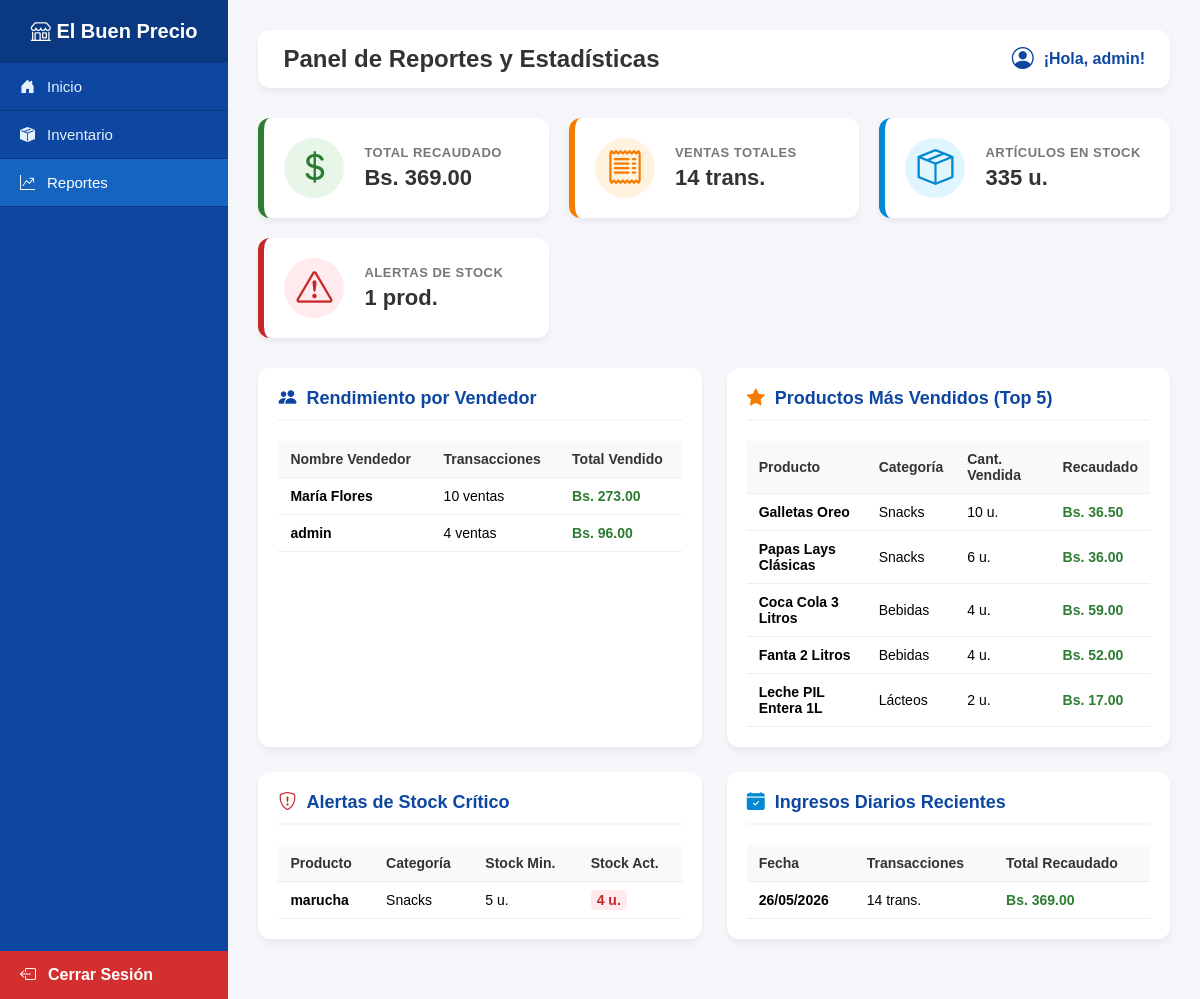
Screenshot of /modulos/reportes/index.php (signed in) with the database file from the repository.
### tables this page shows
CREATE TABLE `producto` (
  `id_producto` int NOT NULL AUTO_INCREMENT,
  `id_categoria` int NOT NULL,
  `id_proveedor` int NOT NULL,
  `nombre` varchar(150) NOT NULL,
  `descripcion` varchar(255) DEFAULT NULL,
  `precio_venta` decimal(10,2) NOT NULL,
  `precio_compra` decimal(10,2) NOT NULL,
  `stock_actual` int NOT NULL DEFAULT '0',
  `stock_minimo` int NOT NULL DEFAULT '0',
  `estado` tinyint(1) NOT NULL DEFAULT '1',
  `fecha_registro` datetime NOT NULL DEFAULT CURRENT_TIMESTAMP,
  PRIMARY KEY (`id_producto`),
  KEY `id_categoria` (`id_categoria`),
  KEY `id_proveedor` (`id_proveedor`),
  CONSTRAINT `producto_ibfk_1` FOREIGN KEY (`id_categoria`) REFERENCES `categoria` (`id_categoria`),
  CONSTRAINT `producto_ibfk_2` FOREIGN KEY (`id_proveedor`) REFERENCES `proveedor` (`id_proveedor`)
);

CREATE TABLE `categoria` (
  `id_categoria` int NOT NULL AUTO_INCREMENT,
  `nombre` varchar(100) NOT NULL,
  `descripcion` varchar(150) DEFAULT NULL,
  `estado` tinyint(1) NOT NULL DEFAULT '1',
  PRIMARY KEY (`id_categoria`)
);

### modulos/reportes/index.php (the view, shortened to what this page needs)
<?php
require_once '../../config/conexion.php';
$nombre_usuario = $_SESSION['nombre'];
try {
    $kpi_ventas_stmt = $pdo->prepare("SELECT SUM(total) AS total_recaudado, COUNT(*) AS total_ventas FROM venta");
    $kpi_ventas_stmt->execute();
    $kpi_ventas = $kpi_ventas_stmt->fetch();
    $kpi_stock_stmt = $pdo->prepare("SELECT SUM(stock_actual) AS total_stock FROM producto WHERE estado = 1");
    $kpi_stock_stmt->execute();
    $kpi_stock = $kpi_stock_stmt->fetch();
    $kpi_alertas_stmt = $pdo->prepare("SELECT COUNT(*) AS total_alertas FROM producto WHERE stock_actual <= stock_minimo AND estado = 1");
    $kpi_alertas_stmt->execute();
    $kpi_alertas = $kpi_alertas_stmt->fetch();
    $ventas_vendedor_stmt = $pdo->prepare("
        SELECT u.nombre AS vendedor, SUM(v.total) AS total_vendido, COUNT(v.id_venta) AS ventas_realizadas
        FROM venta v
        INNER JOIN usuario u ON v.id_usuario = u.id_usuario
        GROUP BY v.id_usuario
        ORDER BY total_vendido DESC
    ");
    $ventas_vendedor_stmt->execute();
    $ventas_vendedor = $ventas_vendedor_stmt->fetchAll();
    $productos_mas_vendidos_stmt = $pdo->prepare("
        SELECT p.nombre AS producto, c.nombre AS categoria, SUM(dv.cantidad) AS total_unidades, SUM(dv.subtotal) AS total_recaudado
        FROM detalle_venta dv
        INNER JOIN producto p ON dv.id_producto = p.id_producto
        INNER JOIN categoria c ON p.id_categoria = c.id_categoria
        GROUP BY dv.id_producto
        ORDER BY total_unidades DESC
        LIMIT 5
    ");
    $productos_mas_vendidos_stmt->execute();
    $productos_mas_vendidos = $productos_mas_vendidos_stmt->fetchAll();
    $stock_critico_stmt = $pdo->prepare("
        SELECT p.nombre, p.stock_actual, p.stock_minimo, c.nombre AS categoria
        FROM producto p
        INNER JOIN categoria c ON p.id_categoria = c.id_categoria
        WHERE p.stock_actual <= p.stock_minimo AND p.estado = 1
        ORDER BY p.stock_actual ASC
        LIMIT 5
    ");
    $stock_critico_stmt->execute();
    $stock_critico = $stock_critico_stmt->fetchAll();
    $ventas_diarias_stmt = $pdo->prepare("
        SELECT DATE(fecha_venta) AS fecha, SUM(total) AS total_dia, COUNT(*) AS transacciones_dia
        FROM venta
        GROUP BY DATE(fecha_venta)
        ORDER BY fecha DESC
        LIMIT 7
    ");
    $ventas_diarias_stmt->execute();
    $ventas_diarias = $ventas_diarias_stmt->fetchAll();
} catch (\PDOException $e) {
    die("Error al generar reportes: " . $e->getMessage());
}
?>
<!DOCTYPE html>
<html lang="es">
<head>
    <link rel="stylesheet" href="https://cdn.jsdelivr.net/npm/bootstrap-icons@1.11.1/font/bootstrap-icons.css">
</head>
<body>
    <aside class="barra-lateral">
        <div>
            <div class="encabezado-lateral">
                <i class="bi bi-shop"></i> El Buen Precio
            </div>
            <ul class="menu-navegacion">
                <li><a href="/minimarket/public/dashboard.php"><i class="bi bi-house-door-fill"></i> Inicio</a></li>
                <li><a href="../productos/listar.php"><i class="bi bi-box-seam-fill"></i> Inventario</a></li>
                <li><a href="index.php" class="activo"><i class="bi bi-graph-up-arrow"></i> Reportes</a></li>
            </ul>
        </div>
        <a href="../usuarios/logout.php" class="boton-salir">
            <i class="bi bi-box-arrow-left"></i> Cerrar Sesión
        </a>
    </aside>
    <main class="contenido-principal">
        <div class="barra-superior">
            <div class="titulo-seccion">
                <h2>Panel de Reportes y Estadísticas</h2>
            </div>
            <div class="info-usuario">
                <i class="bi bi-person-circle" style="font-size: 22px;"></i>
                <span>¡Hola, <?php echo htmlspecialchars($nombre_usuario); ?>!</span>
            </div>
        </div>
        <div class="kpi-grid">
            <div class="kpi-card ventas">
                <div class="kpi-icon"><i class="bi bi-currency-dollar"></i></div>
                <div class="kpi-info">
                    <h3>Total Recaudado</h3>
                    <p>Bs. <?php echo number_format($kpi_ventas['total_recaudado'] ?? 0, 2); ?></p>
                </div>
            </div>
            <div class="kpi-card transacciones">
                <div class="kpi-icon"><i class="bi bi-receipt"></i></div>
                <div class="kpi-info">
                    <h3>Ventas Totales</h3>
                    <p><?php echo $kpi_ventas['total_ventas'] ?? 0; ?> trans.</p>
                </div>
            </div>
            <div class="kpi-card stock">
                <div class="kpi-icon"><i class="bi bi-box-seam"></i></div>
                <div class="kpi-info">
                    <h3>Artículos en Stock</h3>
                    <p><?php echo $kpi_stock['total_stock'] ?? 0; ?> u.</p>
                </div>
            </div>
            <div class="kpi-card alertas">
                <div class="kpi-icon"><i class="bi bi-exclamation-triangle"></i></div>
                <div class="kpi-info">
                    <h3>Alertas de Stock</h3>
                    <p><?php echo $kpi_alertas['total_alertas'] ?? 0; ?> prod.</p>
                </div>
            </div>
        </div>
        <div class="reporte-layout">
            <div class="reporte-seccion">
                <h3><i class="bi bi-people-fill" style="color: #0d47a1;"></i> Rendimiento por Vendedor</h3>
                <table>
                    <thead>
                        <tr>
                            <th>Nombre Vendedor</th>
                            <th>Transacciones</th>
                            <th>Total Vendido</th>
                        </tr>
                    </thead>
                    <tbody>
                        <?php if (empty($ventas_vendedor)): ?>
                            <tr>
                                <td colspan="3" style="text-align: center; color: #999;">No hay registros de ventas.</td>
                            </tr>
                        <?php else: ?>
                            <?php foreach ($ventas_vendedor as $vv): ?>
                                <tr>
                                    <td><strong><?php echo htmlspecialchars($vv['vendedor']); ?></strong></td>
                                    <td><?php echo $vv['ventas_realizadas']; ?> ventas</td>
                                    <td class="total-destacado">Bs. <?php echo number_format($vv['total_sold'] ?? $vv['total_vendido'], 2); ?></td>
                                </tr>
                            <?php endforeach; ?>
                        <?php endif; ?>
                    </tbody>
                </table>
            </div>
            <div class="reporte-seccion">
                <h3><i class="bi bi-star-fill" style="color: #f57c00;"></i> Productos Más Vendidos (Top 5)</h3>
                <table>
                    <thead>
                        <tr>
                            <th>Producto</th>
                            <th>Categoría</th>
                            <th>Cant. Vendida</th>
                            <th>Recaudado</th>
                        </tr>
                    </thead>
                    <tbody>
                        <?php if (empty($productos_mas_vendidos)): ?>
                            <tr>
                                <td colspan="4" style="text-align: center; color: #999;">No hay datos de ventas de productos.</td>
                            </tr>
                        <?php else: ?>
                            <?php foreach ($productos_mas_vendidos as $pmv): ?>
                                <tr>
                                    <td><strong><?php echo htmlspecialchars($pmv['producto']); ?></strong></td>
                                    <td><?php echo htmlspecialchars($pmv['categoria']); ?></td>
                                    <td><?php echo $pmv['total_unidades']; ?> u.</td>
                                    <td class="total-destacado">Bs. <?php echo number_format($pmv['total_recaudado'], 2); ?></td>
                                </tr>
                            <?php endforeach; ?>
                        <?php endif; ?>
                    </tbody>
                </table>
            </div>
            <div class="reporte-seccion">
                <h3><i class="bi bi-shield-exclamation" style="color: #c62828;"></i> Alertas de Stock Crítico</h3>
                <table>
                    <thead>
                        <tr>
                            <th>Producto</th>
                            <th>Categoría</th>
                            <th>Stock Min.</th>
                            <th>Stock Act.</th>
                        </tr>
                    </thead>
                    <tbody>
                        <?php if (empty($stock_critico)): ?>
                            <tr>
                                <td colspan="4" style="text-align: center; color: #2e7d32; font-weight: bold;">
                                    <i class="bi bi-check-circle-fill"></i> ¡Todo el inventario está con stock óptimo!
                                </td>
                            </tr>
                        <?php else: ?>
                            <?php foreach ($stock_critico as $sc): ?>
                                <tr>
                                    <td><strong><?php echo htmlspecialchars($sc['nombre']); ?></strong></td>
                                    <td><?php echo htmlspecialchars($sc['categoria']); ?></td>
                                    <td><?php echo $sc['stock_minimo']; ?> u.</td>
                                    <td>
                                        <span class="alerta-stock"><?php echo $sc['stock_actual']; ?> u.</span>
                                    </td>
                                </tr>
                            <?php endforeach; ?>
                        <?php endif; ?>
                    </tbody>
                </table>
            </div>
            <div class="reporte-seccion">
                <h3><i class="bi bi-calendar-check-fill" style="color: #0288d1;"></i> Ingresos Diarios Recientes</h3>
                <table>
                    <thead>
                        <tr>
                            <th>Fecha</th>
                            <th>Transacciones</th>
                            <th>Total Recaudado</th>
                        </tr>
                    </thead>
                    <tbody>
                        <?php if (empty($ventas_diarias)): ?>
                            <tr>
                                <td colspan="3" style="text-align: center; color: #999;">No hay registros diarios de ingresos.</td>
                            </tr>
                        <?php else: ?>
                            <?php foreach ($ventas_diarias as $vd): ?>
                                <tr>
                                    <td><strong><?php echo date('d/m/Y', strtotime($vd['fecha'])); ?></strong></td>
                                    <td><?php echo $vd['transacciones_dia']; ?> trans.</td>
                                    <td class="total-destacado">Bs. <?php echo number_format($vd['total_dia'], 2); ?></td>
                                </tr>
                            <?php endforeach; ?>
                        <?php endif; ?>
                    </tbody>
                </table>
            </div>
        </div>
    </main>
</body>
</html>

### modulos/reportes/index.php (style rules this page uses)
body { margin: 0; font-family: Arial, sans-serif; background-color: #f4f6f9; display: flex; height: 100vh; }
.barra-lateral { width: 260px; background-color: #0d47a1; color: white; display: flex; flex-direction: column; justify-content: space-between; }
.encabezado-lateral { padding: 20px; text-align: center; background-color: #0a3982; font-size: 20px; font-weight: bold; }
.menu-navegacion { list-style: none; padding: 0; margin: 0; flex-grow: 1; }
.menu-navegacion li a { display: flex; align-items: center; gap: 12px; padding: 15px 20px; color: #e3f2fd; text-decoration: none; font-size: 15px; border-bottom: 1px solid #0a3982; transition: 0.3s; }
.menu-navegacion li a:hover, .menu-navegacion li a.activo { background-color: #1565c0; color: white; }
.boton-salir { background-color: #d32f2f; color: white; text-decoration: none; padding: 15px 20px; display: flex; align-items: center; gap: 12px; font-weight: bold; transition: 0.3s; }
.contenido-principal { flex-grow: 1; padding: 30px; overflow-y: auto; }
.barra-superior { display: flex; justify-content: space-between; align-items: center; background-color: white; padding: 15px 25px; margin-bottom: 30px; border-radius: 12px; box-shadow: 0 4px 6px rgba(0,0,0,0.05); }
.titulo-seccion h2 { margin: 0; color: #333; }
.info-usuario { display: flex; align-items: center; gap: 10px; color: #0d47a1; font-weight: bold; }
.kpi-grid { display: grid; grid-template-columns: repeat(auto-fit, minmax(220px, 1fr)); gap: 20px; margin-bottom: 30px; }
.kpi-card { background: white; border-radius: 12px; padding: 20px; box-shadow: 0 4px 6px rgba(0,0,0,0.05); display: flex; align-items: center; gap: 20px; border-left: 6px solid #ccc; }
.kpi-card.ventas { border-left-color: #2e7d32; }
.kpi-card.transacciones { border-left-color: #f57c00; }
.kpi-card.stock { border-left-color: #0288d1; }
.kpi-card.alertas { border-left-color: #c62828; }
.kpi-icon { font-size: 36px; display: flex; align-items: center; justify-content: center; width: 60px; height: 60px; border-radius: 50px; }
.kpi-card.ventas .kpi-icon { background-color: #e8f5e9; color: #2e7d32; }
.kpi-card.transacciones .kpi-icon { background-color: #fff3e0; color: #f57c00; }
.kpi-card.stock .kpi-icon { background-color: #e1f5fe; color: #0288d1; }
.kpi-card.alertas .kpi-icon { background-color: #ffebee; color: #c62828; }
.kpi-info h3 { margin: 0; font-size: 13px; color: #777; text-transform: uppercase; letter-spacing: 0.5px; }
.kpi-info p { margin: 5px 0 0 0; font-size: 22px; font-weight: bold; color: #333; }
.reporte-layout { display: grid; grid-template-columns: 1fr 1fr; gap: 25px; margin-bottom: 30px; }
.reporte-seccion { background-color: white; border-radius: 12px; padding: 20px; box-shadow: 0 4px 6px rgba(0,0,0,0.05); }
.reporte-seccion h3 { margin: 0 0 20px 0; font-size: 18px; color: #0d47a1; display: flex; align-items: center; gap: 10px; border-bottom: 2px solid #f4f6f9; padding-bottom: 10px; }
table { width: 100%; border-collapse: collapse; text-align: left; }
th, td { padding: 10px 12px; border-bottom: 1px solid #eee; font-size: 14px; }
th { background-color: #f8f9fa; color: #333; font-weight: bold; }
.alerta-stock { color: #c62828; background-color: #ffebee; padding: 2px 6px; border-radius: 4px; font-weight: bold; }
.total-destacado { font-weight: bold; color: #2e7d32; }

### rows the page displays
producto: nombre "marucha", id_categoria.nombre "Snacks", stock_minimo "5", stock_actual "4"

### other values shown
$nombre_usuario "admin"
$kpi_ventas['total_recaudado'] "369.00"
$kpi_ventas['total_ventas'] "14"
$kpi_stock['total_stock'] "335"
$kpi_alertas['total_alertas'] "1"
$vv['vendedor'] "María Flores"
$vv['ventas_realizadas'] "10"
$vv['total_sold'] "273.00"
$vv['vendedor'] "admin"
$vv['ventas_realizadas'] "4"
$vv['total_sold'] "96.00"
$pmv['producto'] "Galletas Oreo"
$pmv['categoria'] "Snacks"
$pmv['total_unidades'] "10"
$pmv['total_recaudado'] "36.50"
